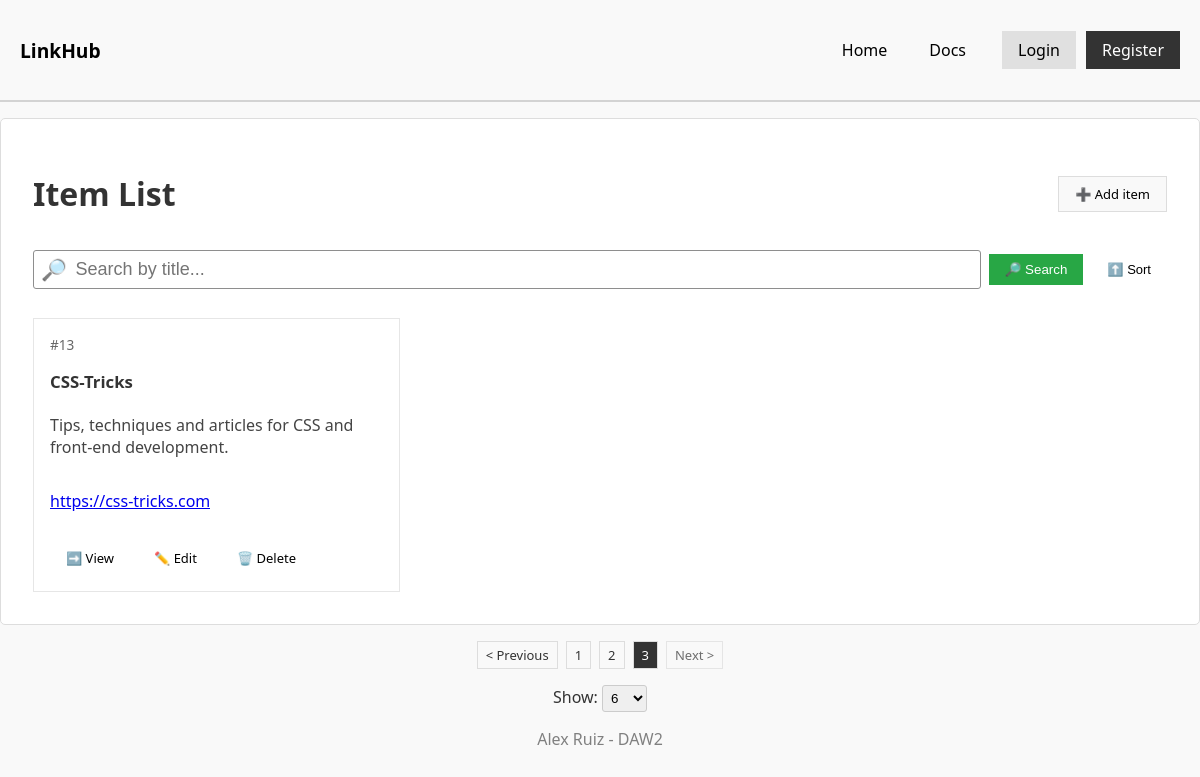
The app's page /app/view/list.php?page=3&perPage=6&order=ASC with its own data.
### tables this page shows
CREATE TABLE items (
    id INT AUTO_INCREMENT PRIMARY KEY,
    title VARCHAR(100) NOT NULL,
    description TEXT NOT NULL,
    link TEXT NOT NULL,
    created_at TIMESTAMP DEFAULT CURRENT_TIMESTAMP,
    updated_at TIMESTAMP DEFAULT CURRENT_TIMESTAMP ON UPDATE CURRENT_TIMESTAMP,
    user_id INT NULL,
    INDEX (user_id),
    CONSTRAINT fk_items_users FOREIGN KEY (user_id) REFERENCES users(id) ON DELETE SET NULL
);

### app/model/dao/ItemDAO.php (called while the page is built, shortened)
<?php
require_once __DIR__ . '/../connection.php';
require_once __DIR__ . '/../entities/Item.php';
class ItemDAO {
    private $conn;
    public function __construct() {
        $this->conn = Connexio::getConnection();
    }
    public function count($term = '') {
        if ($term === '') {
            $stmt = $this->conn->prepare("SELECT COUNT(*) AS cnt FROM items");
            $stmt->execute();
        } else {
            $stmt = $this->conn->prepare("SELECT COUNT(*) AS cnt FROM items WHERE title LIKE ?");
            $stmt->execute(['%' . $term . '%']);
        }
        $row = $stmt->fetch(PDO::FETCH_ASSOC);
        return (int)$row['cnt'];
    }
    public function getPaginated($limit, $offset, $term = '', $order = 'ASC') {
        $order = strtoupper($order) === 'DESC' ? 'DESC' : 'ASC';
        if ($term === '') {
            $sql = "SELECT * FROM items ORDER BY id $order LIMIT :limit OFFSET :offset";
            $stmt = $this->conn->prepare($sql);
            $stmt->bindValue(':limit', (int)$limit, PDO::PARAM_INT);
            $stmt->bindValue(':offset', (int)$offset, PDO::PARAM_INT);
            $stmt->execute();
        }
        $rows = $stmt->fetchAll(PDO::FETCH_ASSOC);
        $items = [];
        foreach ($rows as $row) {
            $items[] = new Item($row['id'], $row['title'], $row['description'], $row['link']);
        }
        return $items;
    }
}
?>

### app/model/connection.php (called while the page is built)
<?php
class Connexio {
    public static function getConnection() {
        try {
            $conn = new PDO('mysql:host=localhost;dbname=Pt04_Alex_Ruiz', 'root', '');
            $conn->setAttribute(PDO::ATTR_ERRMODE, PDO::ERRMODE_EXCEPTION);
            return $conn;
        } catch (PDOException $e) {
            die("Error de connexió: " . $e->getMessage());
        }
    }
}
?>

### app/model/services/ItemService.php (called while the page is built, shortened)
<?php
require_once __DIR__ . '/../dao/ItemDAO.php';
require_once __DIR__ . '/../entities/Item.php';
class ItemService {
    private $dao;
    public function __construct() {
        $this->dao = new ItemDAO();
    }
    public function getItemsPaginated($page = 1, $perPage = 6, $term = '', $order = 'ASC') {
        $page = max(1, (int)$page);
        $perPage = max(1, (int)$perPage);
        $offset = ($page - 1) * $perPage;
        $items = $this->dao->getPaginated($perPage, $offset, $term, $order);
        $total = $this->dao->count($term);
        return ['items' => $items, 'total' => $total];
    }
}
?>

### app/model/entities/Item.php (called while the page is built, shortened)
<?php
class Item {
    private $id;
    private $title;
    private $description;
    private $link;
    public function __construct($id = null, $title = '', $description = '', $link = '', $created_at = '', $updated_at = '') {
        $this->id = $id;
        $this->title = $title;
        $this->description = $description;
        $this->link = $link;
    }
    public function getId() {
        return $this->id;
    }
    public function getTitle() {
        return $this->title;
    }
    public function getDescription() {
        return $this->description;
    }
    public function getLink() {
        return $this->link;
    }
}
?>

### app/view/list.php (the view, shortened to what this page needs)
<?php
require_once __DIR__ . '/../model/services/ItemService.php';
$service = new ItemService();
$term = isset($_GET['term']) ? trim($_GET['term']) : '';
$page = isset($_GET['page']) ? max(1, (int)$_GET['page']) : 1;
$perPage = isset($_GET['perPage']) ? (int)$_GET['perPage'] : 6;
$order = isset($_GET['order']) && strtoupper($_GET['order']) === 'DESC' ? 'DESC' : 'ASC';
$paginated = $service->getItemsPaginated($page, $perPage, $term, $order);
$items = $paginated['items'];
?>
<!DOCTYPE html>
<html lang="en">
<head>
<link rel="stylesheet" href="../../styles.css">
</head>
<body>
    <?php
    include __DIR__ . '/layout/header.php';
    ?>
    <div class="container">
        <header class="list-header">
            <h1>Item List</h1>
            <a class="ghost-btn add-item-btn" href="form_insert.php">➕ Add item</a>
        </header>
        <div>
            <form method="get" action="list.php" class="search-container">
                <label for="searchInput">🔎</label>
                <input type="text" id="searchInput" name="term" placeholder="Search by title..."
                    value="<?=
                    htmlspecialchars($term)
                ?>">
                <button type="submit" class="search-btn">🔎 Search</button>
                <button class="ghost-btn" type="submit" name="order" title="Change order"
                    value="<?= $order === 'ASC' ? 'DESC' : 'ASC' ?>">
                    <?= $order === 'ASC' ? '⬆️ Sort' : '⬇️ Sort' ?>
                </button>
            </form>
        </div>
        <div class="card-grid">
            <?php foreach ($items as $a): ?>
                <article class="card">
                    <div>
                        <div class="meta">#<?= $a->getId() ?></div>
                    </div>
                    <h3 title="<?= htmlspecialchars($a->getTitle()) ?>">
                        <span class="truncate-inline"><?= htmlspecialchars($a->getTitle()) ?></span>
                    </h3>
                    <p class="desc line-clamp-2">
                        <?= htmlspecialchars($a->getDescription()) ?>
                    </p>
                    <?php if ($a->getLink()): ?>
                        <p>
                            <a class="truncate"
                               href="<?= htmlspecialchars($a->getLink()) ?>"
                               target="_blank" rel="noopener">
                                <?= htmlspecialchars($a->getLink()) ?>
                            </a>
                        </p>
                    <?php endif; ?>
                    <div class="actions">
                        <a class="ghost-btn" href="form_view.php?id=<?= $a->getId() ?>">➡️ View</a>
                        <a class="ghost-btn" href="form_update.php?id=<?= $a->getId() ?>">✏️ Edit</a>
                        <a class="ghost-btn"
                           href="../controller/ItemController.php?delete=<?= $a->getId() ?>"
                           onclick="return confirm('Are you sure you want to delete this item?')">🗑️ Delete</a>
                    </div>
                </article>
            <?php endforeach; ?>
        </div>
    </div>
    <?php
        include_once __DIR__ . '/components/pagination.php';
        include __DIR__ . '/layout/footer.php';
    ?>
</body>
</html>

### styles.css (style rules this page uses)
body { font-family: system-ui, -apple-system, BlinkMacSystemFont, 'Segoe UI', Roboto, Oxygen, Ubuntu, Cantarell, 'Open Sans', 'Helvetica Neue', sans-serif; background-color: #f9f9f9; color: #333; margin: 0; padding: 0; }
input { padding: 0.5rem 1rem; margin: 5px 0; border: 1px solid #ccc; border-radius: 3px; }
.container { display: flex; flex-direction: column; max-width: 1200px; margin: 1rem auto; overflow: auto; padding: 2rem; border: 1px solid #ddd; border-radius: 5px; background-color: white; gap: .5rem; }
form input { padding: 0.5rem 1rem; margin: 5px 0; border: 1px solid #ccc; border-radius: 3px; }
form button { display: inline-flex; padding: 0.5rem 1rem; background-color: #28a745; color: white; border: none; cursor: pointer; white-space: nowrap; }
.ghost-btn { display: inline-block; padding: 0.5rem 1rem; background: none; text-decoration: none; transition: background-color 0.3s, color 0.3s; width: fit-content; height: fit-content; color: black; font-size: small; }
.search-container { position: relative; display: flex; align-items: center; margin-bottom: 1rem; gap: 0.5rem; }
.search-container label { position: absolute; top: 50%; transform: translateY(-50%); margin-inline: 0.5rem; font-size: 1.3rem; opacity: 0.8; }
.search-container input { width: 100%; padding: 0.5rem 2.6rem 0.5rem 2.6rem; border: 1px solid #8e8e8e; border-radius: 3px; font-size: large; }
.card-grid { display: grid; grid-template-columns: repeat(auto-fill, minmax(320px, 1fr)); gap: 1rem; align-items: stretch; }
.card { display: flex; flex-direction: column; gap: .5rem; border: 1px solid #e6e6e6; padding: 1rem; background: #fff; }
.card h3 { margin: 0; font-size: 1.05rem; }
.card .meta { font-size: .85rem; color: #666; }
.card .desc { color: #444; }
.card .actions { margin-top: auto; display: flex; gap: .5rem; flex-wrap: wrap; }
.line-clamp-2 { display: -webkit-box; line-clamp: 2; -webkit-line-clamp: 2; -webkit-box-orient: vertical; overflow: hidden; }
.truncate-inline { display: inline-block; max-width: 100%; white-space: nowrap; overflow: hidden; text-overflow: ellipsis; }
.truncate { display: inline-block; max-width: 200px; white-space: nowrap; overflow: hidden; text-overflow: ellipsis; }
.add-item-btn { border: 1px solid #ddd; background-color: #f9f9f9; }
.search-btn { display: inline-flex; padding: 0.5rem 1rem; background-color: #28a745; color: white; border: none; cursor: pointer; white-space: nowrap; }
.list-header { display: flex; flex-direction: row; justify-content: space-between; align-items: center; }
.meta { font-size: 0.875rem; color: #666; margin-bottom: 0.5rem; }
h3 { font-size: 1.25rem; margin: 0.5rem 0; }
.desc { flex-grow: 1; margin: 0.5rem 0; }
.actions { display: flex; gap: 0.5rem; flex-wrap: wrap; }

### records on screen
items: id "13", title "CSS-Tricks", description "Tips, techniques and articles for CSS and front-end development.", link "https://css-tricks.com"
